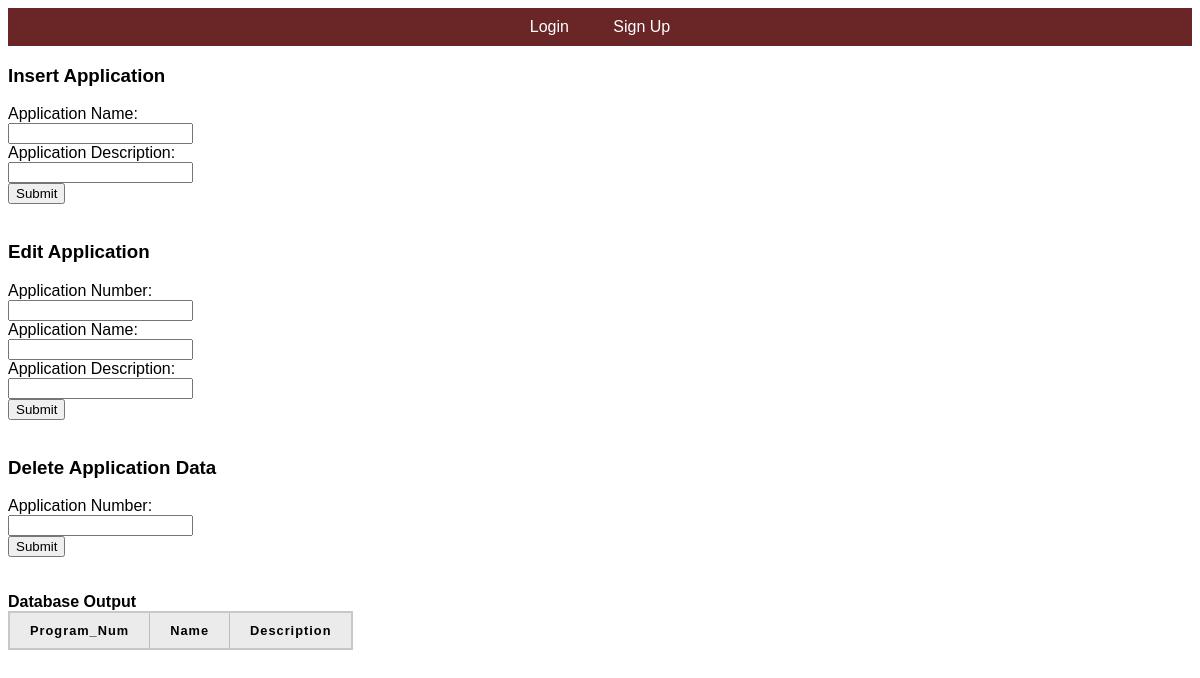
The page /app_info_manager.php on the database as committed earlier.
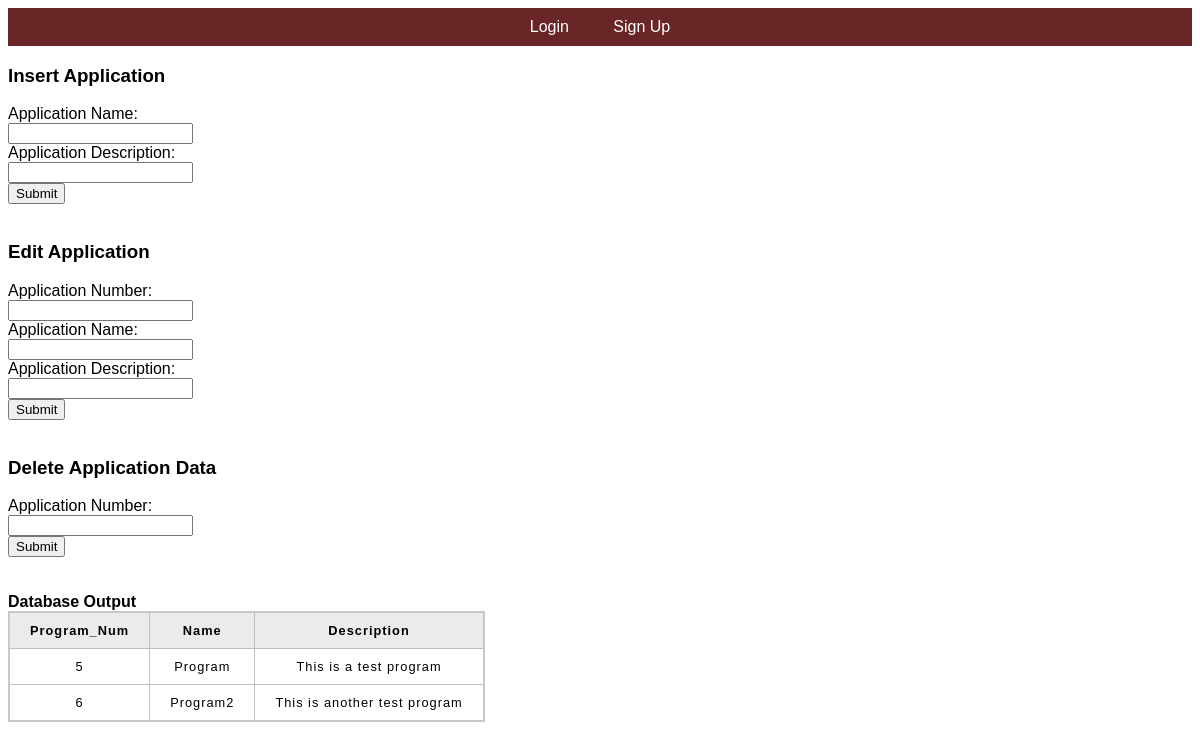
The same page on the database as committed later.
### tables this page shows
CREATE TABLE `programs` (
  `Program_Num` int(11) NOT NULL,
  `Name` varchar(128) NOT NULL,
  `Description` varchar(128) NOT NULL
);

### app_info_manager.php (the view, shortened to what this page needs)
<?php
  include_once('header.php');
  include_once 'includes/dbh.inc.php';
?>
<h3>Insert Application</h3>
  <form action="includes/app_info_manager.inc.php" method="post">
    <label for="Program_Num">Application Name: </label><br>
    <input type="text" id="Program_Name" name="Program_Name"><br>
    <label for="Program_Desc">Application Description: </label><br>
    <input type="text" id="Program_Desc" name="Program_Desc"><br>
    <button type="insert_program" name="insert_program">Submit</button>
  </form>
  <br>
  <h3>Edit Application</h3>
    <form action="includes/program_info_manager.inc.php" method="post">
        <label for="Program_Num">Application Number: </label><br>
        <input type="text" id="Program_Num" name="Program_Num"><br>
        <label for="Program_Name">Application Name: </label><br>
        <input type="text" id="Program_Name" name="Program_Name"><br>
        <label for="Program_Desc">Application Description: </label><br>
        <input type="text" id="Program_Desc" name="Program_Desc"><br>
        <button type="edit_program" name="edit_program">Submit</button>
    </form>
    <br>
    <h3>Delete Application Data</h3>
    <form action="includes/program_info_manager.inc.php" method="post">
        <label for="Program_Num">Application Number: </label><br>
        <input type="text" id="Program_Num" name="Program_Num"><br>
        <button type="delete_program_data" name="delete_program_data">Submit</button>
    </form>
    <br>
<?php
$query = "SELECT * FROM programs";
echo "<br><b>Database Output</b>";
echo '<table>
      <tr>
          <th>Program_Num</th>
          <th>Name</th>
          <th>Description</th>
      </tr>';
if ($result = $conn->query($query)) {
  while ($row = $result->fetch_assoc()) {
      $field1name = $row["Program_Num"];
      $field2name = $row["Name"];
      $field3name = $row["Description"];
      echo '<tr>
        <td>'.$field1name.'</td>
        <td>'.$field2name.'</td>
        <td>'.$field3name.'</td>
      </tr>';
  }
}
?>
</body>
</html>

### header.php (shortened to what this page needs)
<!DOCTYPE html>
<html lang="en">
<head>
  <link href="style.php" rel="stylesheet">
</head>
<body>
	<nav>
		<ul class = "navbar">
			<?php
				if(isset($_SESSION["userid"])) {
					if($_SESSION["userPerm"] === "Admin"){
						echo "<h2>Admin Landing Page</h2>
						<li><a href='toname.php'>User Authentication and Roles</a></li>
						<li><a href='program_info_manager.php'>Program Information Management</a></li>
						<li><a href='programprogress.php'>Program Progress Tracking</a></li>
						<li><a href='toname.php'>Event management</a></li>";
					}
					else if($_SESSION["userPerm"] === "Student"){
						echo "<h2>Student Landing Page</h2>
							<li><a href='studentuser.php'>User Authentication and Roles</a></li>
							<li><a href='app_info_manager.php'>Application Information Management</a></li>
							<li><a href='programprogress.php'>Program Progress Tracking</a></li>
							<li><a href='toname.php'>Document Upload and Management</a></li>";
					}
					echo "<li>
							<form method='post'>
								<button type='submit' name='button1'>Sign Out</button>
							</form>
						  </li>";
				}
				else{
					echo "<li><a href = 'login.php'>Login</a></li>
						  <li><a href = 'signup.php'>Sign Up</a></li>";
				}
			?>
		</ul>

Rows that differ between the two databases and show on the page:
added programs: Program_Num "5", Name "Program", Description "This is a test program"
added programs: Program_Num "6", Name "Program2", Description "This is another test program"
